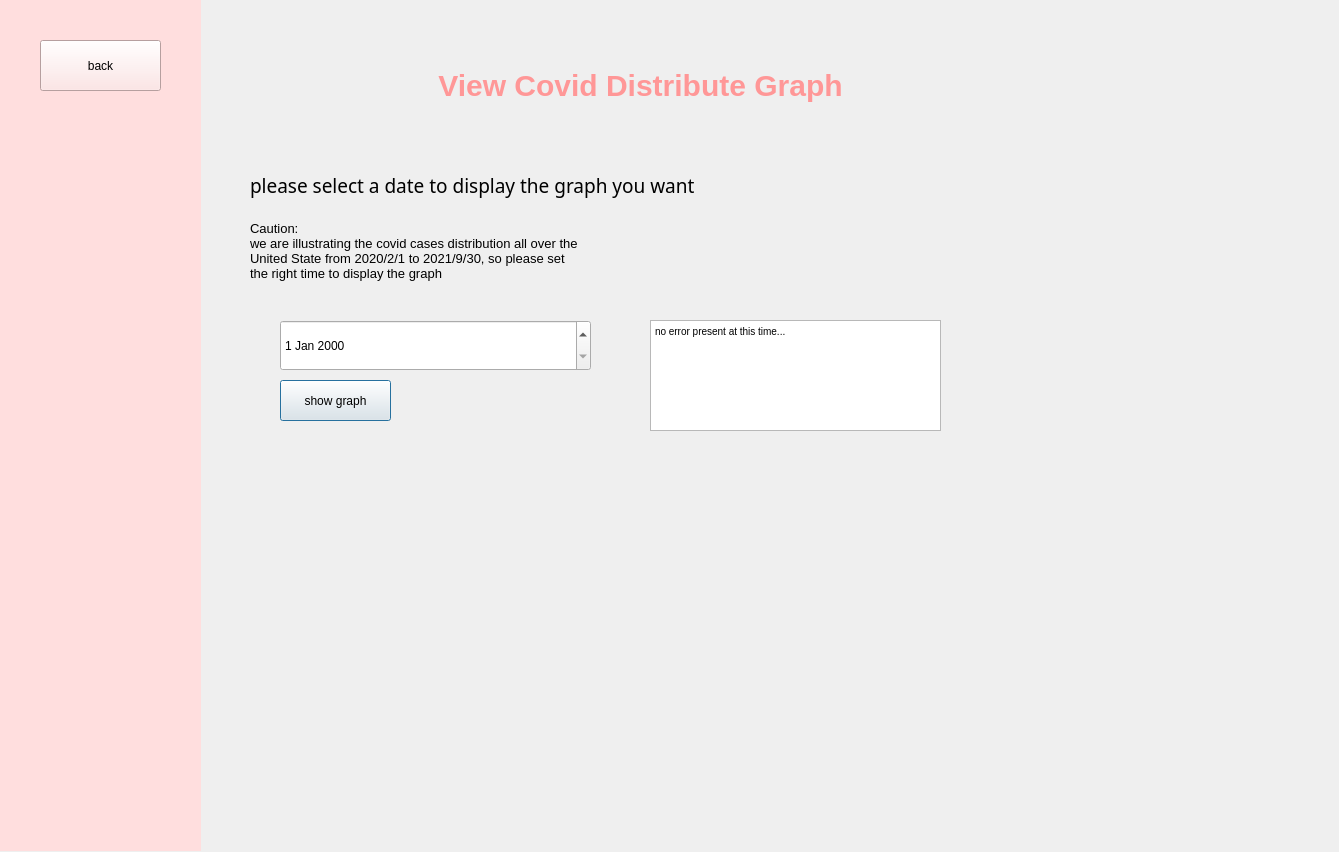
<?xml version="1.0" encoding="UTF-8"?>
<ui version="4.0">
 <class>Dialog</class>
 <widget class="QDialog" name="Dialog">
  <property name="geometry">
   <rect>
    <x>0</x>
    <y>0</y>
    <width>1339</width>
    <height>852</height>
   </rect>
  </property>
  <property name="windowTitle">
   <string>Dialog</string>
  </property>
  <widget class="QPushButton" name="graphButton1">
   <property name="geometry">
    <rect>
     <x>280</x>
     <y>380</y>
     <width>111</width>
     <height>41</height>
    </rect>
   </property>
   <property name="text">
    <string>show graph</string>
   </property>
  </widget>
  <widget class="QTextBrowser" name="errorText">
   <property name="geometry">
    <rect>
     <x>650</x>
     <y>320</y>
     <width>291</width>
     <height>111</height>
    </rect>
   </property>
   <property name="html">
    <string>&lt;!DOCTYPE HTML PUBLIC &quot;-//W3C//DTD HTML 4.0//EN&quot; &quot;http://www.w3.org/TR/REC-html40/strict.dtd&quot;&gt;
&lt;html&gt;&lt;head&gt;&lt;meta name=&quot;qrichtext&quot; content=&quot;1&quot; /&gt;&lt;style type=&quot;text/css&quot;&gt;
p, li { white-space: pre-wrap; }
&lt;/style&gt;&lt;/head&gt;&lt;body style=&quot; font-family:'MS Shell Dlg 2'; font-size:7.8pt; font-weight:400; font-style:normal;&quot;&gt;
&lt;p style=&quot; margin-top:0px; margin-bottom:0px; margin-left:0px; margin-right:0px; -qt-block-indent:0; text-indent:0px;&quot;&gt;no error present at this time...&lt;/p&gt;&lt;/body&gt;&lt;/html&gt;</string>
   </property>
  </widget>
  <widget class="QWidget" name="widget" native="true">
   <property name="geometry">
    <rect>
     <x>0</x>
     <y>0</y>
     <width>201</width>
     <height>851</height>
    </rect>
   </property>
   <property name="styleSheet">
    <string notr="true">
background-color: rgb(255, 222, 222);</string>
   </property>
   <widget class="QPushButton" name="graphBack1">
    <property name="geometry">
     <rect>
      <x>40</x>
      <y>40</y>
      <width>121</width>
      <height>51</height>
     </rect>
    </property>
    <property name="text">
     <string>back</string>
    </property>
   </widget>
  </widget>
  <widget class="QDateEdit" name="dateEdit">
   <property name="geometry">
    <rect>
     <x>280</x>
     <y>320</y>
     <width>311</width>
     <height>51</height>
    </rect>
   </property>
  </widget>
  <widget class="QLabel" name="label">
   <property name="geometry">
    <rect>
     <x>250</x>
     <y>150</y>
     <width>551</width>
     <height>71</height>
    </rect>
   </property>
   <property name="font">
    <font>
     <family>Myanmar Text</family>
     <pointsize>14</pointsize>
     <weight>50</weight>
     <bold>false</bold>
    </font>
   </property>
   <property name="text">
    <string>please select a date to display the graph you want</string>
   </property>
  </widget>
  <widget class="QLabel" name="label_2">
   <property name="geometry">
    <rect>
     <x>400</x>
     <y>40</y>
     <width>481</width>
     <height>91</height>
    </rect>
   </property>
   <property name="styleSheet">
    <string notr="true">font-size: 30px;
font: bold;
color: rgb(255, 222, 222);
color: rgb(255, 151, 151);</string>
   </property>
   <property name="text">
    <string>View Covid Distribute Graph</string>
   </property>
   <property name="alignment">
    <set>Qt::AlignCenter</set>
   </property>
  </widget>
  <widget class="QLabel" name="label_3">
   <property name="geometry">
    <rect>
     <x>250</x>
     <y>200</y>
     <width>531</width>
     <height>101</height>
    </rect>
   </property>
   <property name="font">
    <font>
     <pointsize>10</pointsize>
    </font>
   </property>
   <property name="text">
    <string>Caution: 
we are illustrating the covid cases distribution all over the 
United State from 2020/2/1 to 2021/9/30, so please set 
the right time to display the graph</string>
   </property>
  </widget>
 </widget>
 <resources/>
 <connections/>
</ui>
